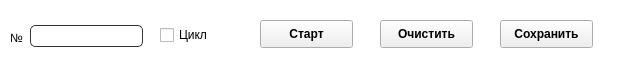
   <widget class="QGroupBox" name="groupBox">
    <property name="geometry">
     <rect>
      <x>500</x>
      <y>0</y>
      <width>621</width>
      <height>81</height>
     </rect>
    </property>
    <property name="autoFillBackground">
     <bool>false</bool>
    </property>
    <property name="styleSheet">
     <string notr="true">QGroupBox{
background-color:#fff;
border:1px solid #333;
border: none;
}</string>
    </property>
    <property name="title">
     <string/>
    </property>
    <widget class="QPushButton" name="pushButton_Start_Stop">
     <property name="geometry">
      <rect>
       <x>260</x>
       <y>20</y>
       <width>93</width>
       <height>28</height>
      </rect>
     </property>
     <property name="font">
      <font>
       <pointsize>9</pointsize>
       <weight>75</weight>
       <bold>true</bold>
      </font>
     </property>
     <property name="text">
      <string>Старт</string>
     </property>
    </widget>
    <widget class="QPushButton" name="pushButton_Clear">
     <property name="geometry">
      <rect>
       <x>380</x>
       <y>20</y>
       <width>93</width>
       <height>28</height>
      </rect>
     </property>
     <property name="font">
      <font>
       <pointsize>9</pointsize>
       <weight>75</weight>
       <bold>true</bold>
      </font>
     </property>
     <property name="text">
      <string>Очистить</string>
     </property>
    </widget>
    <widget class="QCheckBox" name="checkBox_cycle">
     <property name="geometry">
      <rect>
       <x>160</x>
       <y>25</y>
       <width>71</width>
       <height>20</height>
      </rect>
     </property>
     <property name="text">
      <string>Цикл</string>
     </property>
    </widget>
    <widget class="QPushButton" name="pushButton_Save">
     <property name="geometry">
      <rect>
       <x>500</x>
       <y>20</y>
       <width>93</width>
       <height>28</height>
      </rect>
     </property>
     <property name="font">
      <font>
       <pointsize>9</pointsize>
       <weight>75</weight>
       <bold>true</bold>
      </font>
     </property>
     <property name="text">
      <string>Сохранить</string>
     </property>
    </widget>
    <widget class="QLineEdit" name="lineEdit">
     <property name="geometry">
      <rect>
       <x>30</x>
       <y>25</y>
       <width>113</width>
       <height>22</height>
      </rect>
     </property>
     <property name="styleSheet">
      <string notr="true">QLineEdit{
background-color:#fff;
border: none;
border-radius:5px;
border:1px solid #333;
}</string>
     </property>
    </widget>
    <widget class="QLabel" name="label_7">
     <property name="geometry">
      <rect>
       <x>10</x>
       <y>30</y>
       <width>21</width>
       <height>16</height>
      </rect>
     </property>
     <property name="font">
      <font>
       <pointsize>9</pointsize>
      </font>
     </property>
     <property name="text">
      <string>№</string>
     </property>
    </widget>
   </widget>
